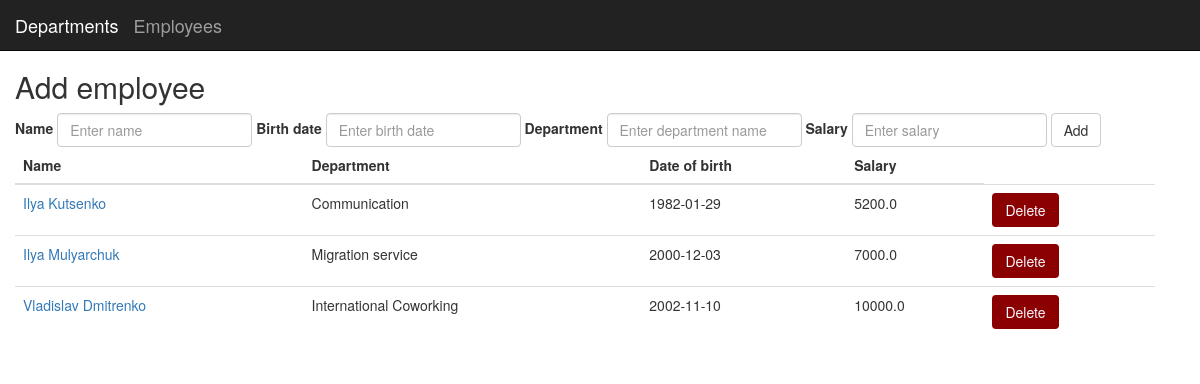
/employees, run on an earlier commit of the app's database.
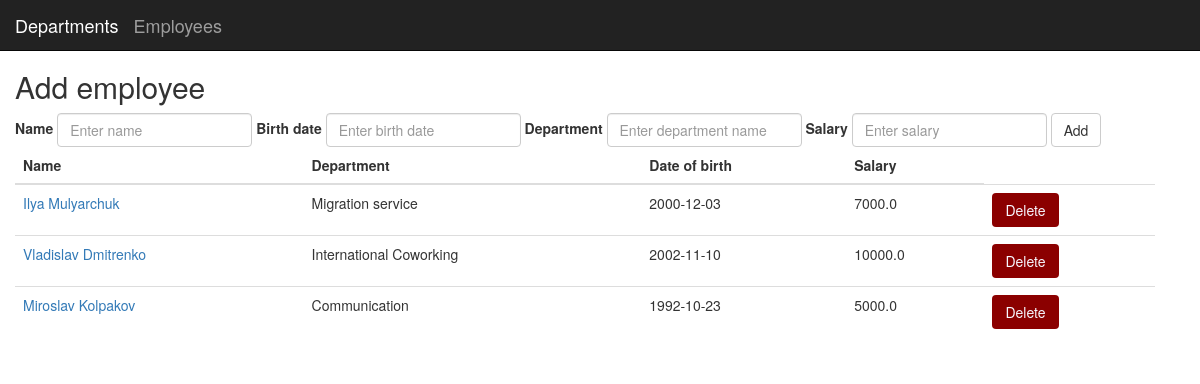
And on a later commit of the database.
### application/models/models.py (models this page shows, shortened)
class Employee(db.Model):
    id = db.Column(db.Integer, primary_key=True)
    name = db.Column(db.String(90), nullable=False)
    birth_date = db.Column(db.Date, nullable=False)
    department = db.Column(db.String(50), nullable=False)
    salary = db.Column(db.Float, nullable=False)

### application/views/views_employees.py (the view)
@app.route("/employees", methods=["GET"])
def employees():
    form = AddEmployeeForm()
    emps = Employee.query.all()
    return render_template("employees.html", employees=emps, form=form)

### application/forms/forms.py
class AddEmployeeForm(FlaskForm):
    name = StringField("Name", validators=[DataRequired()])
    birth_date = StringField("Birth date", validators=[DataRequired()])
    department = StringField("Department", validators=[DataRequired()])
    salary = FloatField("Salary", validators=[DataRequired()])
    add = SubmitField("Add")

### application/templates/employees.html (shortened to what this page needs)
{% extends "base.html" %}
{% block content %}
<div class="container">
  <h2>Add employee</h2>
  <form method="POST" class="form-inline">
    <div class="form-group">
      {{ form.name.label }}
      {{ form.name(class="form-control", placeholder="Enter name")}}
    </div>
    <div class="form-group">
      {{ form.birth_date.label }}
      {{ form.birth_date(class="form-control", placeholder="Enter birth date")}}
    </div>
    <div class="form-group">
      {{ form.department.label }}
      {{ form.department(class="form-control", placeholder="Enter department name")}}
    </div>
    <div class="form-group">
      {{ form.salary.label }}
      {{ form.salary(class="form-control", placeholder="Enter salary")}}
    </div>
    {{ form.add(class="btn btn-default")}}
  </form>
</div>
<div class="container">
  <table class="table">
    <thead>
      <tr>
        <th>Name</th>
        <th>Department</th>
          <th>Date of birth</th>
          <th>Salary</th>
      </tr>
    </thead>
    <tbody>
    {% for employee in employees %}
      <tr>
          <td><a href="{{url_for('employee', id_=employee.id)}}">{{employee.name}}</a></td>
          <td>{{employee.department}}</td>
          <td>{{employee.birth_date}}</td>
          <td>{{employee.salary}}</td>
          <td>
            <form action="{{ url_for('employee_delete', id_=employee.id) }}">
              <input class="btn delete" type="submit" value="Delete">
            </form>
        </td>
      </tr>
    {% endfor %}
    </tbody>
  </table>
</div>
{% endblock content %}

What changed in the data, as far as the page shows it:
removed Employee: name "Ilya Kutsenko", department "Communication", birth_date "1982-01-29", salary "5200.0"
added Employee: name "Miroslav Kolpakov", department "Communication", birth_date "1992-10-23", salary "5000.0"
